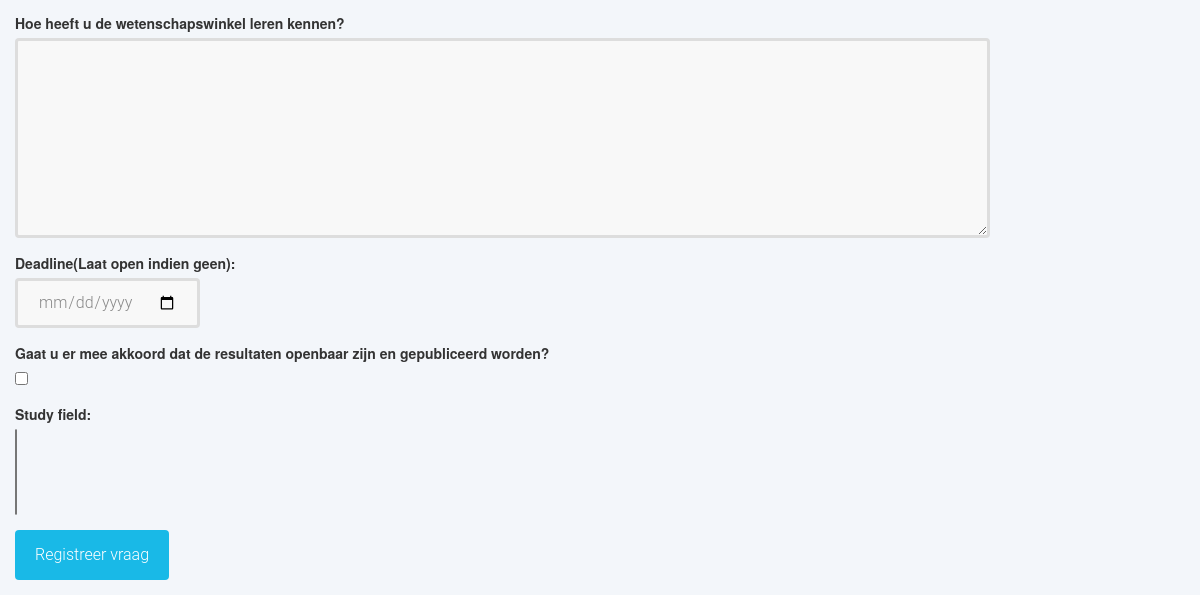
The app's page /dbwwinkel/register_question (signed in, lower part), older data.
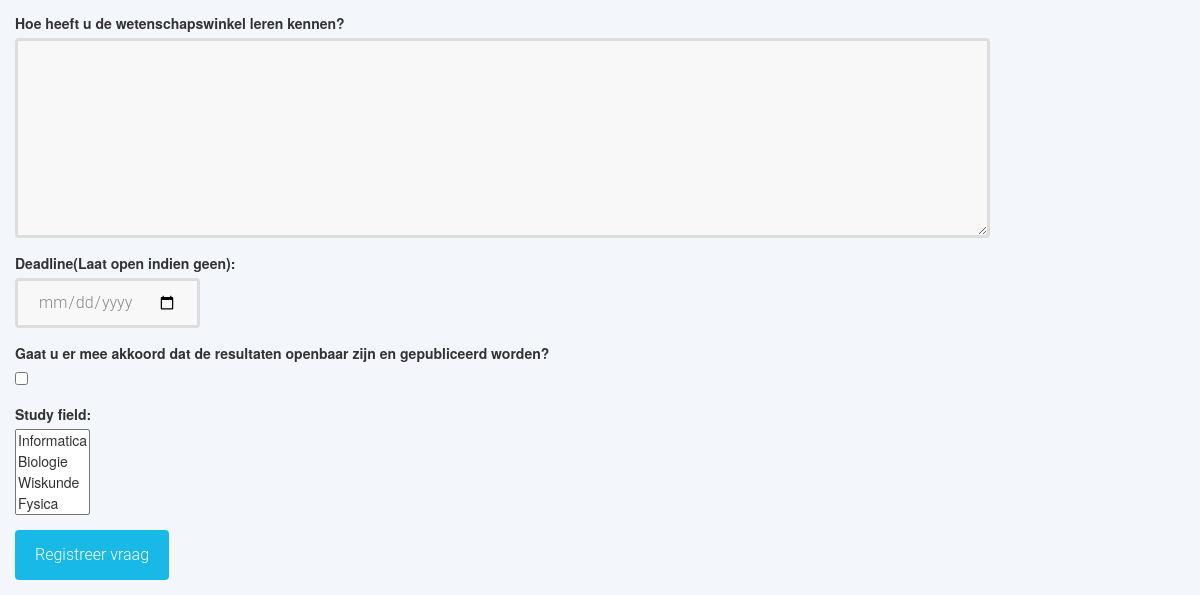
The same page, newer data.
### dbwwinkel/models.py (models this page shows)
class StudyField(models.Model):
    study_field = models.CharField(max_length=33, unique=True)
    def __str__(self):
        return self.study_field

### dbwwinkel/views.py (the view)
@login_required
@permission_required('dbwwinkel.add_question')
def register_question(request):
    if request.method == 'POST':
        form = NameForm(request.POST)
        if form.is_valid():
            question = form.save(commit=False)  # We still need to lay out the foreign keys
            org_user = OrganisationUser.objects.get(id = request.user.id)  # Error if creating a question with admin
            question.organisation = org_user.organisation  # Foreign key to the user (organisation in question...)
            question.state = State.objects.get(state=State.DRAFT_QUESTION)
            question.save()
            form.save_m2m()
            return redirect(detail, question_id=question.id)
    else:
        form = NameForm()
    return render(request, 'dbwwinkel/vraagstelform.html', {'form': form})

### dbwwinkel/forms.py
class NameForm(ModelForm):
    class Meta:
        model = Question
        fields = ['question_text','reason', 'purpose','own_contribution','remarks', 'how_know_WW', 'deadline', 'public', 'study_field']
        labels = {
            'question_text': _('*Stel hier uw vraag'),
            'reason': _('*Hoe is uw vraag ontstaan?'),
            'purpose': _('*Hoe wilt u de resultaten van uw vraag gebruiken?'),
            'deadline': _('Deadline(Laat open indien geen)'),
            'own_contribution': _('*Kan u een bijdrage leveren aan de kosten?'),
            'remarks': _('Opmerkingen'),
            'how_know_WW': _('Hoe heeft u de wetenschapswinkel leren kennen?'),
            'public': _('Gaat u er mee akkoord dat de resultaten openbaar zijn en gepubliceerd worden?')
        }
        widgets = {
            'deadline': DateInput()
        }

### dbwwinkel/templates/dbwwinkel/vraagstelform.html (shortened to what this page needs)
{% extends "base/base.html" %}
{% load static %}
{% block extra_head %}
        <link rel="stylesheet" href="{% static 'dbwwinkel/css/form.css' %} ">
{% endblock %}
{% block content %}
    <div class = "container-fluid">
        <div class = "row">
            <div class = col-xs-12>
                <form action="{{ request.get_full_path }} {% if from %}?next ={{ from }}{% endif %}" method="post" class = "form-horizontal">
                    <div class = "container">
                    <div class = "row">
                    {% for field in form %}
                     <div class="col-md-10">
                        <div class="form-group">
                            {{ field.label_tag }}<br>
                            {{ field }}
                        </div>
                    </div>
                    {% endfor %}
                    </div>
                    </div>
                <div class = "container ">
                    <div class = "row form-group">
                       <button type="submit" class ="btn" >Registreer vraag </button>
                    </div>
                    </div>
                </form>
            </div>
        </div>
    </div>
{% endblock %}

### templates/base/base.html (shortened to what this page needs)
{% load cms_tags sekizai_tags static menu_tags  %}
<!doctype html>
<html>
    <head>
    <link rel="stylesheet" href="{% static 'dbwwinkel/css/bootstrap.css' %}">
    <link rel="stylesheet" href="{% static 'dbwwinkel/css/wwinkel.css' %} ">
  {% block extra_head %}{% endblock %}
    </head>
    <body>
           {% block content %}{% endblock content %}
    </body>
</html>

### dbwwinkel/static/dbwwinkel/css/wwinkel.css (style rules this page uses)
body { background-color: #F3F6FA; padding-top: 70px; }
input[type="text"], input[type="password"], input[type= "number"], input[type = "email"], input[type = "tel"], input[type = "url"], input[type = "date"], textarea,select.form-control { height: 50px; margin: 0; padding: 0 20px; vertical-align: middle; background: #f8f8f8; border: 3px solid #ddd; font-family: 'Roboto', sans-serif; font-size: 16px; font-weight: 300; line-height: 50px; color: #888; -moz-border-radius: 4px; -webkit-border-radius: 4px; border-radius: 4px; -moz-box-shadow: none; -webkit-box-shadow: none; box-shadow: none; -o-transition: all .3s; -moz-transition: all .3s; -webkit-transition: all .3s; -ms-transition: all .3s; transition: all .3s; }
textarea, textarea.form-control { padding-top: 10px; padding-bottom: 10px; line-height: 30px; }
button.btn { height: 50px; margin: 0; padding: 0 20px; vertical-align: middle; background: #19b9e7; border: 0; font-family: 'Roboto', sans-serif; font-size: 16px; font-weight: 300; line-height: 50px; color: #fff; -moz-border-radius: 4px; -webkit-border-radius: 4px; border-radius: 4px; text-shadow: none; -moz-box-shadow: none; -webkit-box-shadow: none; box-shadow: none; -o-transition: all .3s; -moz-transition: all .3s; -webkit-transition: all .3s; -ms-transition: all .3s; transition: all .3s; }

### dbwwinkel/static/dbwwinkel/css/form.css (style rules this page uses)
textarea,select.form-control { height: 200px; width: 100%; }

Row changes from the older to the newer data that the page shows:
added StudyField: form "Informatica / Biologie / Wiskunde / Fysica"
